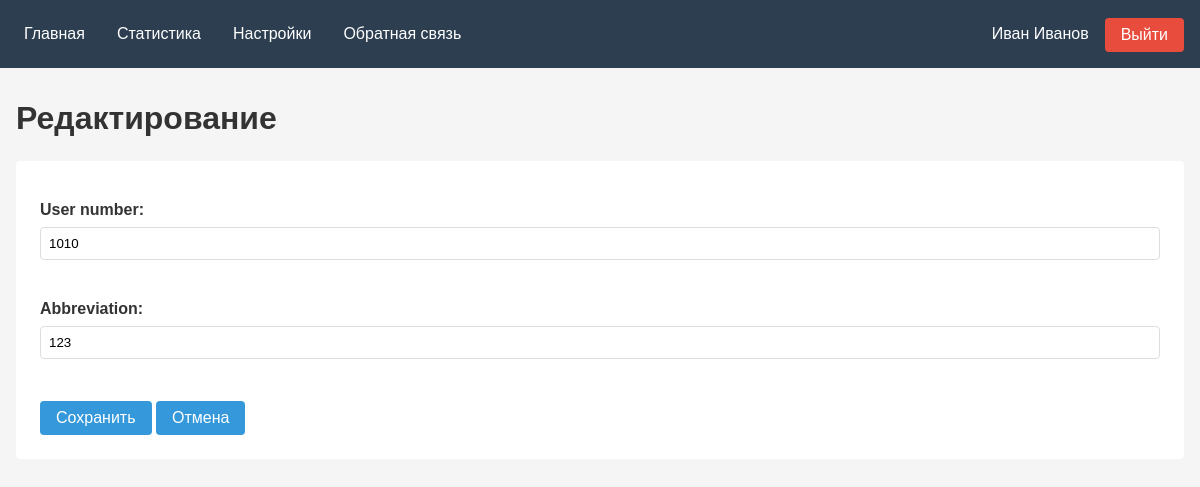
The page /tasker/settings/edit_user/1/ on the database as committed earlier.
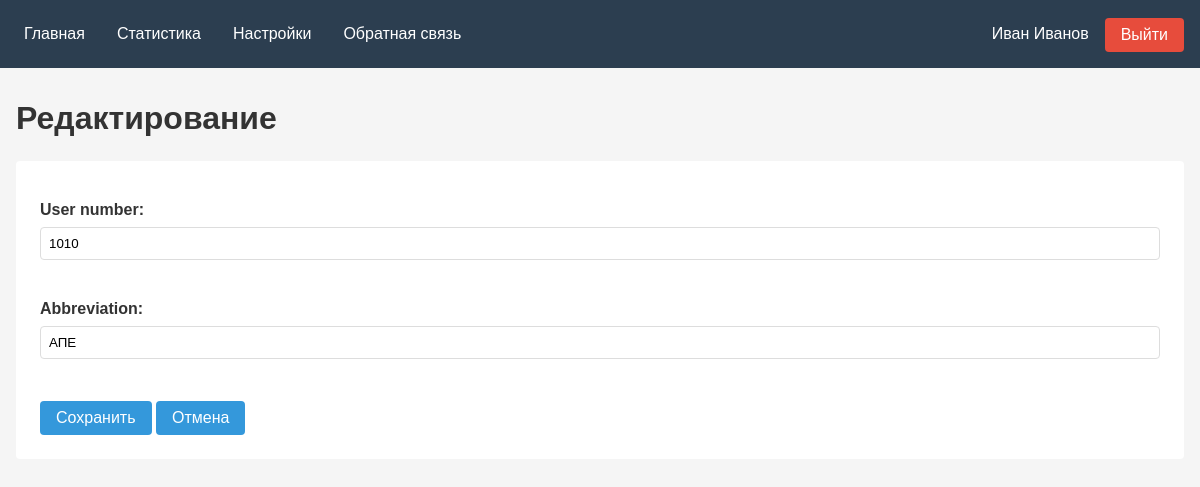
The same page on the database as committed later.
### tasker/models.py (models this page shows, shortened)
class Users(models.Model):
    user_number = models.IntegerField()
    abbreviation = models.CharField()

### tasker/myviews/settings.py (the view)
# urls.py: path('edit_user/<int:user_id>/', settings.edit_user, name='edit_user'),
def edit_user(request, user_id):
    user = get_object_or_404(Users, pk=user_id)
    if request.method == 'POST':
        form = UserForm(request.POST, instance=user)
        if form.is_valid():
            form.save()
            return redirect('all_data')
    else:
        form = UserForm(instance=user)
    return render(request, 'settings/edit_user.html', {'form': form})

### tasker/forms.py
class UserForm(forms.ModelForm):
    class Meta:
        model = Users
        fields = '__all__'

### tasker/templates/settings/edit_user.html (shortened to what this page needs)
{% extends "menu.html" %}
{% block content %}
<h1>{% if form.instance.id %}Редактирование{% else %}Добавление{% endif %}</h1>
<form method="post">
    {{ form.as_p }}
    <button type="submit">Сохранить</button>
    <a href="{% url 'all_data' %}" class="back-btn">Отмена</a>
</form>
{% endblock content %}

Rows that differ between the two databases and show on the page:
changed Users: abbreviation "123" → "АПЕ"
